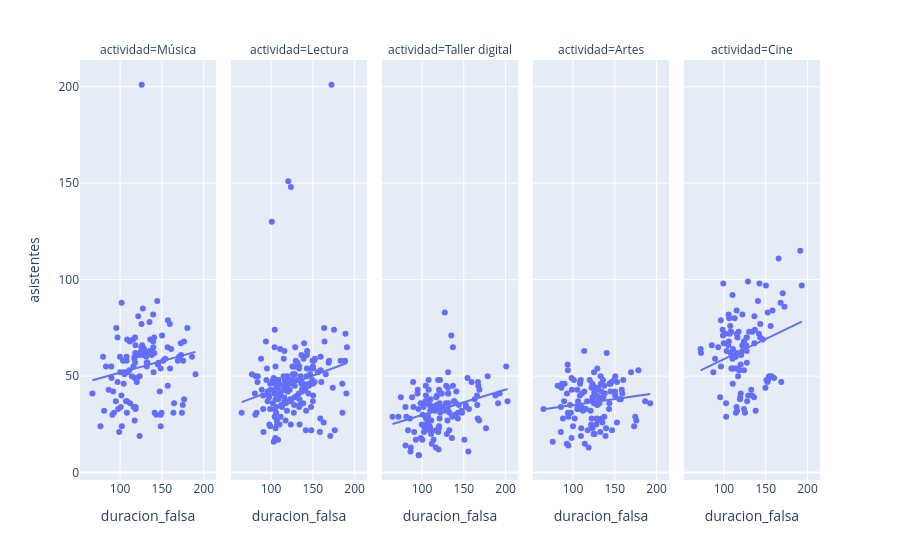

Notebook source saved alongside this figure:
### Code cell
fig = px.scatter(data_frame=df, x="duracion_falsa", y="asistentes", trendline="ols", facet_col="actividad", hover_data="fecha")
fig.show()
